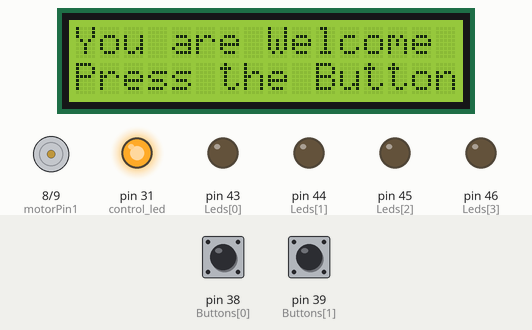
The sketch below on a simulated Arduino Mega 2560, built with avr-gcc and run on an emulated ATmega2560. On the bench: 16×2 character LCD, motor-driver pin pairs drawn as motors (green arrow = first pin HIGH = forward, orange = second pin HIGH = backward, longer = more drive, scaled by the enable pin), output pins drawn as LEDs (lit = HIGH). Inputs (shaded band) come from the test bench; at power-on: pin 38 (Buttons[0]) LOW, pin 39 (Buttons[1]) LOW. What the sketch prints to the serial monitor is not drawn.

Above: at 2.0 s.
2.1 s: pin 38 (Buttons[0]) pulled HIGH for 0.15 s
At 3.4 s:
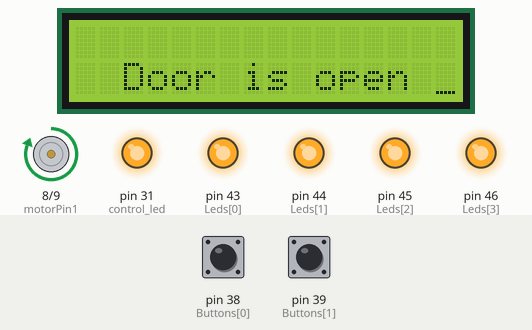
5.2 s: pin 39 (Buttons[1]) pulled HIGH for 1 s
8.7 s: pin 39 (Buttons[1]) pulled HIGH for 0.15 s
At 9.6 s:
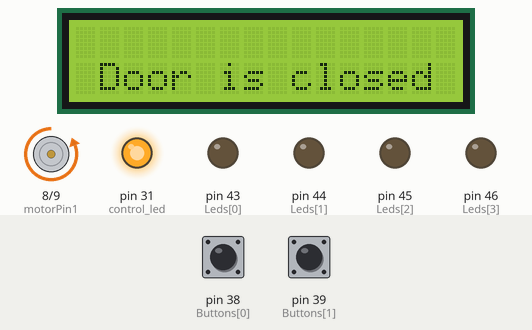
11.8 s: pin 39 (Buttons[1]) pulled HIGH for 3.2 s
At 16.22 s:
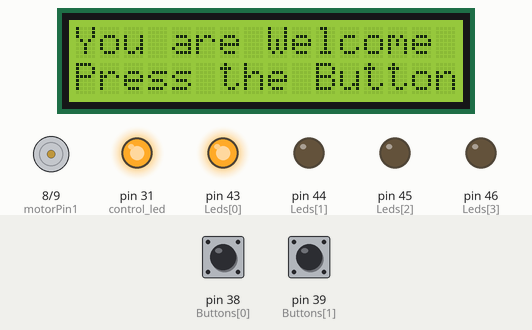
Timing chart, 0 to 18.4 s (numbered marks = the images above; inputs shaded):
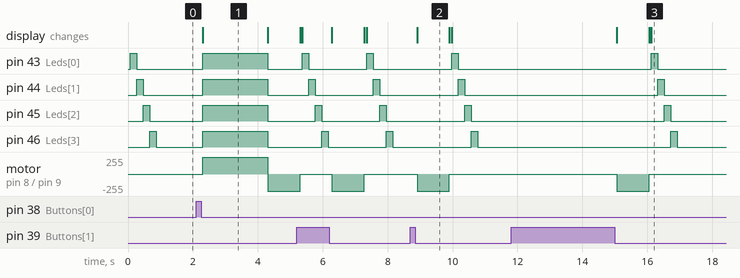

Measured:
- after the input at 2.1 s, pin 43 (Leds[0]), pin 44 (Leds[1]), pin 45 (Leds[2]), pin 46 (Leds[3]): LOW → HIGH after 0.20 s, → LOW 2.0 s later; motor on pin 8 (motorPin1) / pin 9 (motorPin2): stopped → forward 255/255 after 0.20 s, → backward 255/255 2.0 s later; the display: changes after 0.20 s (image 1)
- after the input at 8.7 s, pin 43 (Leds[0]): LOW → HIGH after 1.3 s, → LOW 0.20 s later; pin 44 (Leds[1]): LOW → HIGH after 1.5 s, → LOW 0.20 s later
- after the input at 11.8 s, pin 43 (Leds[0]): LOW → HIGH after 4.3 s, → LOW 0.20 s later; pin 44 (Leds[1]): LOW → HIGH after 4.5 s, → LOW 0.20 s later
- what the display in image 1 shows lasts 2.0 s, from 2.3 s to 4.3 s
- what the display in image 2 shows lasts 1.0 s, from 8.9 s to 9.9 s

The sketch:

ESP-Based-Door-Control-System.ino
```cpp
#include <LiquidCrystal.h>

LiquidCrystal lcd(36, 35, 37, 26, 27, 28, 29);
const int Leds[] = {43, 44, 45, 46};
const int Buttons[] = {38, 39, 40, 41};
int control_led = 31;
int motorPin1 = 8;
int motorPin2 = 9;
int enablePin = 10;

void setup() {
  Serial.begin(9600);
  for (int i = 0; i < 4; i++) {
    pinMode(Leds[i], OUTPUT);
    pinMode(Buttons[i], INPUT);
  }
  pinMode(control_led, OUTPUT);
  digitalWrite(control_led, HIGH);
  pinMode(motorPin1, OUTPUT);
  pinMode(motorPin2, OUTPUT);
  pinMode(enablePin, OUTPUT);
  main_screen();
}

void loop() {
  test();
}

void test() {
  if (digitalRead(38) == 1) {
    delay(50);
    while (digitalRead(38) == 1);
    delay(50);
    lcd.clear();
    open_door();
    delay(1000);
    close_door();
    lcd.clear();
    main_screen();
    Serial.println("Door is open");
  }
  if (digitalRead(39) == 1) {
    delay(50);
    while (digitalRead(39) == 1);
    delay(50);
    lcd.clear();
    close_door();
    lcd.clear();
    main_screen();
    Serial.println("Door is closed");
  }
}

void open_door() {
  lcd.setCursor(0, 1);
  lcd.print("  Door is open ");
  for (int i = 0; i < 4; i++) {
    digitalWrite(Leds[i], HIGH);
  }
  digitalWrite(motorPin1, HIGH);
  digitalWrite(motorPin2, LOW);
  analogWrite(enablePin, 255);
  delay(1000);
}

void close_door() {
  lcd.setCursor(0, 1);
  lcd.print(" Door is closed ");
  for (int i = 0; i < 4; i++) {
    digitalWrite(Leds[i], LOW);
  }


  digitalWrite(motorPin1, LOW);
  digitalWrite(motorPin2, HIGH);
  analogWrite(enablePin, 255);
  delay(1000);
  digitalWrite(motorPin1, LOW);
  digitalWrite(motorPin2, LOW);
  analogWrite(enablePin, 0);
}

void blinkLEDs() {
  for (int i = 0; i < 4; i++) {
    digitalWrite(Leds[i], HIGH);
    delay(200);
    digitalWrite(Leds[i], LOW);
  }
}

void main_screen() {
  lcd.begin(16, 2);
  lcd.cursor();
  lcd.print("You are Welcome ");
  lcd.setCursor(0, 1);
  lcd.print("Press the Button ");
  blinkLEDs();
  Serial.println("Welcome screen");
}
```
